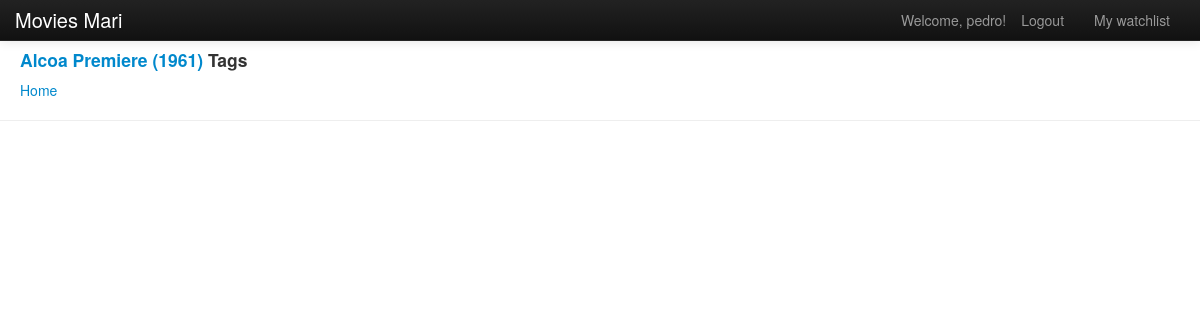
/movie/31/tags/ (signed in), run on an earlier commit of the app's database.
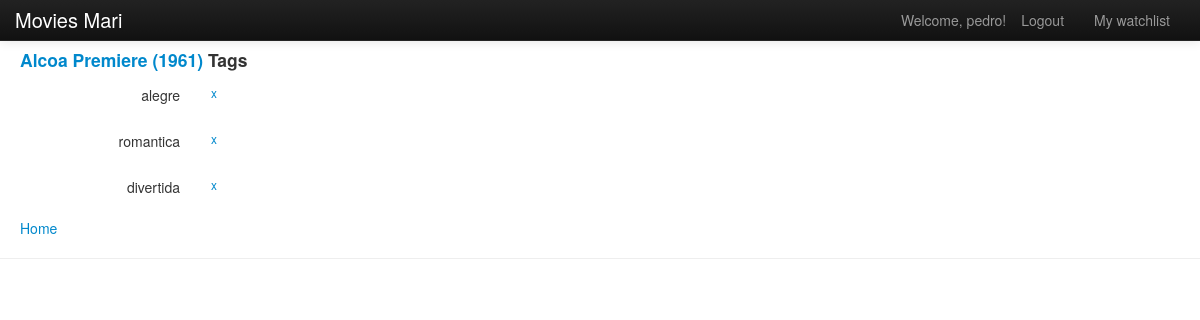
And on a later commit of the database.
### movies/models.py (models this page shows, shortened)
class Tag(models.Model):
    name = models.CharField(max_length=100, unique=True)

### movies/views.py (the view)
# urls.py: url(r'^movie/(?P<movie_id>\d+)/tags/$', views.tags_movie_show, name='tags_movie_show'),
def tags_movie_show(request, movie_id):
    context_dict = {'movie_id': movie_id}
    current_movie = get_object_or_404(Movie, pk=movie_id)
    context_dict['movie'] = current_movie
    context_dict['movies'] = Movie.objects.all()
    current_movie_tags = current_movie.tags.all().order_by('name')
    context_dict['tags'] = current_movie_tags
    return render(request, 'movies/movieTags.html', context_dict)

### templates/movies/movieTags.html (shortened to what this page needs)
{% extends 'movies/base.html' %}
{% load static %}
{% block body_block %}
        <link href="{% static 'css/bootstrap.css' %}" rel="stylesheet">
        <link href="{% static 'css/bootstrap-responsive.css' %}" rel="stylesheet">
        <div style="margin-top:50px;margin-left:20px">
            <h4><a href="{% url "movies:movie_show" movie.id %}">{{ movie.title }}  ({{ movie.year }})</a> Tags</h4>
            {% for tag in tags %}
                <form class="form-horizontal" method="post" action="{% url "movies:remove_tag_from_movie" movie.id tag.id %}">
                    <label class="control-label" for="input">{{ tag.name }}</label>
                    <div class="controls">
                        <input class="btn btn-small btn-link" type="submit" value="x"/>
                    </div>
                </form>
            {% endfor %}
            <a href="{% url "movies:index" %}">Home</a>
        </div>
{% endblock %}

What changed in the data, as far as the page shows it:
now on this page (row unchanged): Tag: name "alegre"
added Tag: name "romantica"
now on this page (row unchanged): Tag: name "divertida"
